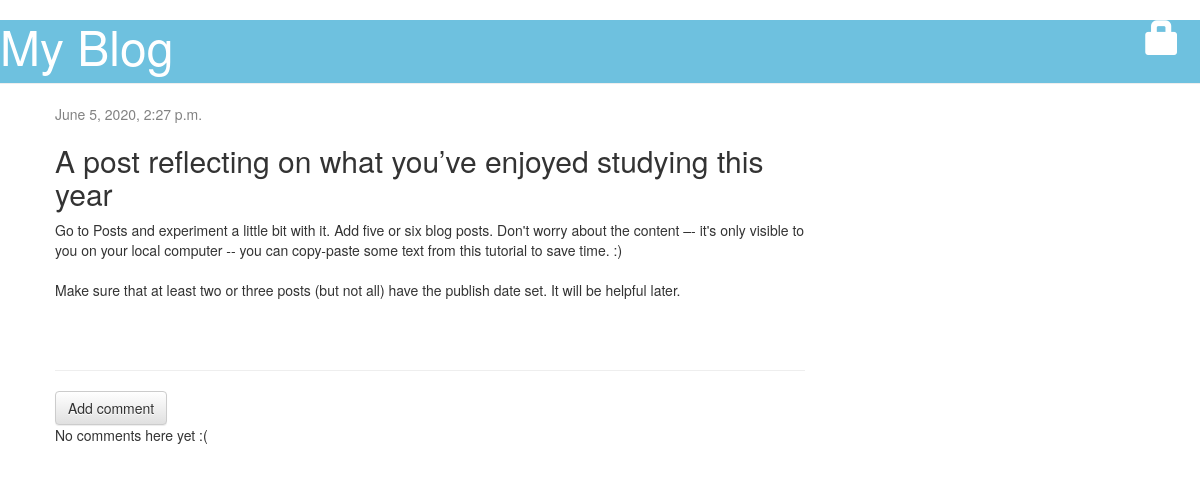
/post/1/, run on an earlier commit of the app's database.
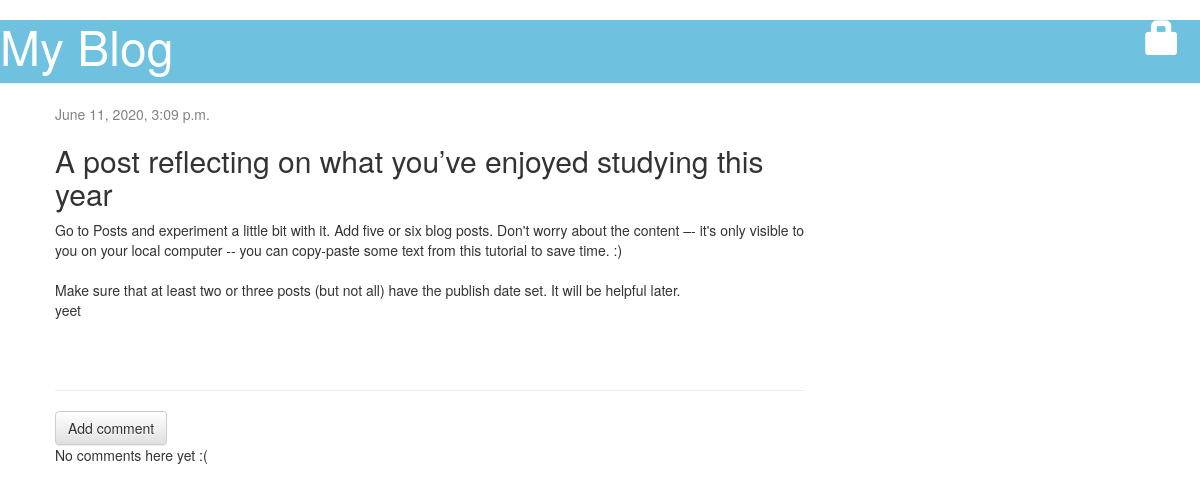
And on a later commit of the database.
### blog/models.py (models this page shows, shortened)
class Post(models.Model):
    author = models.ForeignKey(settings.AUTH_USER_MODEL, on_delete=models.CASCADE)
    title = models.CharField(max_length=200)
    text = models.TextField()
    created_date = models.DateTimeField(default=timezone.now)
    published_date = models.DateTimeField(blank=True, null=True)

### blog/views.py (the view)
# urls.py: path('post/<int:pk>/', views.post_detail, name='post_detail'),
def post_detail(request, pk):
    post = get_object_or_404(Post, pk=pk)
    return render(request, 'blog/post_detail.html', {'post': post})

### blog/templates/blog/post_detail.html (shortened to what this page needs)
{% extends 'blog/base.html' %}
{% block content %}
    <div class="post">
      {% if post.published_date %}
          <div class="date">
              {{ post.published_date }}
          </div>
      {% else %}
          <a class="btn btn-default" href="{% url 'post_publish' pk=post.pk %}">Publish</a>
      {% endif %}
        <h2>{{ post.title }}</h2>
        <p>{{ post.text|linebreaksbr }}</p>
    </div>
    <hr>
    <a class="btn btn-default" href="{% url 'add_comment_to_post' pk=post.pk %}">Add comment</a>
    {% for comment in post.comments.all %}
        {% if user.is_authenticated or comment.approved_comment %}
        <div class="comment">
            <div class="date">
                {{ comment.created_date }}
                {% if not comment.approved_comment %}
                    <a class="btn btn-default" href="{% url 'comment_remove' pk=comment.pk %}"><span class="glyphicon glyphicon-remove"></span></a>
                    <a class="btn btn-default" href="{% url 'comment_approve' pk=comment.pk %}"><span class="glyphicon glyphicon-ok"></span></a>
                {% endif %}
            </div>
            <strong>{{ comment.author }}</strong>
            <p>{{ comment.text|linebreaks }}</p>
        </div>
        {% endif %}
    {% empty %}
        <p>No comments here yet :(</p>
    {% endfor %}{% endblock %}

What changed in the data, as far as the page shows it:
changed Post "A post reflecting on what you’ve enjoyed studying this year": published_date "June 5, 2020, 2:27 p.m." → "June 11, 2020, 3:09 p.m."; text "…will be helpful later." → "…will be helpful later. yeet"
